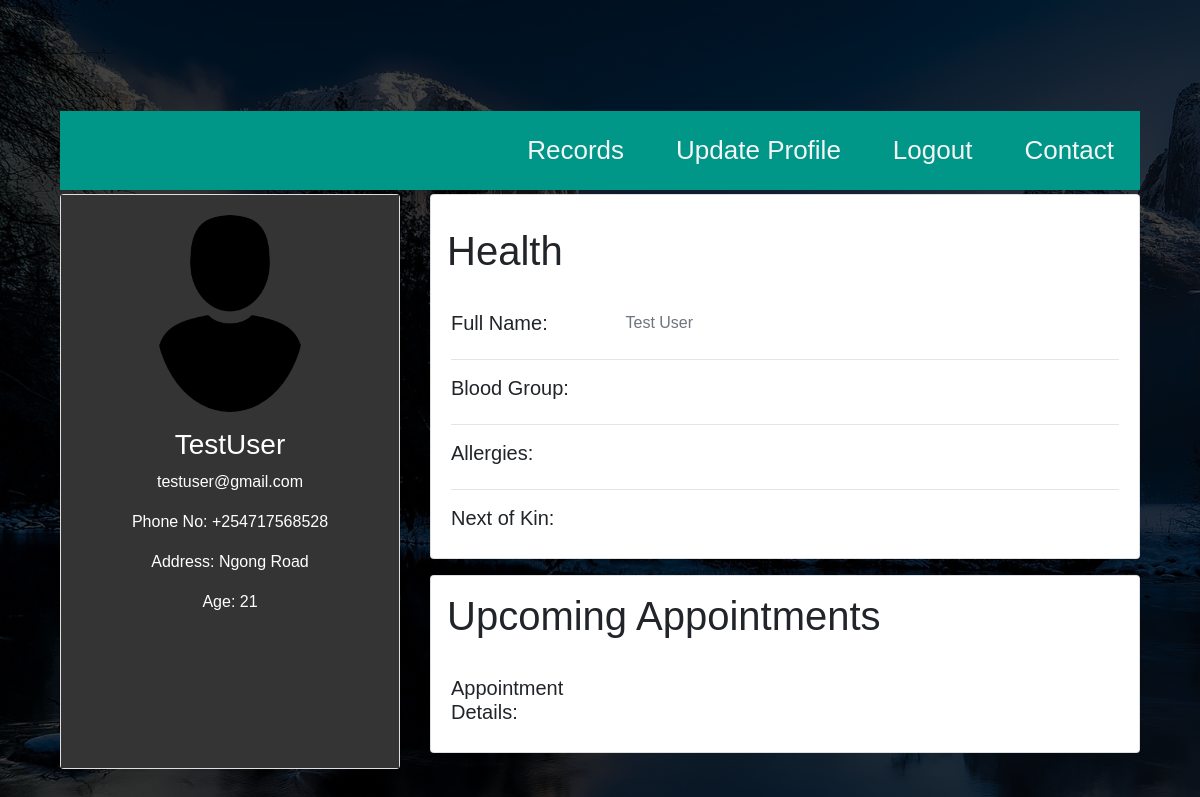
Page /Users/userDetails/3/ (signed in) on the committed database.
### Users/models.py (models this page shows, shortened)
class CustomUser(AbstractUser):
    first_name = models.CharField(max_length=150)
    last_name = models.CharField(max_length=150)
    email = models.EmailField(null=False)
    Phone_Number = models.CharField(max_length=14, null=True)
    Physical_Address = models.TextField(null=True)
    Date_Of_Birth = models.DateField(auto_now=False, null=True)
    Age = models.CharField(max_length=3, null=True)
    Male = 'M'
    Female = 'F'
    SEX_CHOICES = [(Male, 'M'), (Female, 'F')]
    Sex = models.CharField(max_length=30, choices=SEX_CHOICES, null=True)
    is_patient = models.BooleanField('is_patient', default=False)
    is_doctor = models.BooleanField('is_doctor', default=False)
    is_administrator = models.BooleanField('is_administrator', default=False)
    is_hospital = models.BooleanField('is_hospital', default=False)

class Profile(models.Model):
    user = models.OneToOneField(CustomUser, on_delete=models.CASCADE)
    image = models.ImageField(default='d', upload_to='profile_pics')

### Users/views.py (the view)
# urls.py: path('userDetails/<str:pk>/', views.user_details, name='UserDetailsModule'),
def user_details(request, pk):
    patients = Patient.objects.get(user_id=pk)
    appointment = patients.appointment_set.filter(Appointment_Status="Pending")
    context = {'patients': patients, 'appointment': appointment}
    return render(request, 'Users/User_Details.html', context)

### Users/Templates/Users/User_Details.html (shortened to what this page needs)
{% load crispy_forms_filters %}
{% load crispy_forms_tags %}
{% load static %}
<!DOCTYPE html>
<html lang="en">
<head>
    <link rel="stylesheet" type="text/css" href="{% static 'Users/profile.css' %}">
    <link rel="stylesheet" href="https://stackpath.bootstrapcdn.com/bootstrap/4.2.1/css/bootstrap.min.css">
</head>
<body>
    <div class="container">
        <div class="main">
            <div class="topbar">
                <a href="">Contact</a>
                {% if user.is_authenticated %}
                    <a href="{% url 'logout' %}">Logout</a>
                    <a href="{% url 'profile' %}">Update Profile</a>
                    <a href="{% url 'Records-Details' user.id %}">Records</a>
                {% else %}
                    <li><a href="#">Admin Module</a></li>
                    <li><a href="#">Doctor Module</a></li>
                {% endif %}
            </div>
            <div class="row">
                <div class="col-md-4 mt-1">
                    <div class="card text-center sidebar">
                        <div class="card-body" style="background-color: #343434;">
                            <img alt="User's Profile Pic" src="{{ user.profile.image.url}}" class="rounded-circle" width="150px;">
                            <div class="mt-3">
                                <h3>{{ user.username }}</h3>
                                <p>{{ user.email }}</p>
                                <p>Phone No: {{ user.Phone_Number }}</p>
                                <p>Address: {{ user.Physical_Address }}</p>
                                <p>Age: {{ user.Age }}</p>
                            </div>
                        </div>
                    </div>
                </div>
                <div class="col-md-8 mt-1">
                    <div class="card mb-3 content">
                        <h1 class="m-3 pt-3">Health</h1>
                        <div class="card-body">
                            <div class="row">
                                <div class="col-md-3">
                                    <h5>Full Name:</h5>
                                </div>
                                <div class="col-md-9 text-secondary">
                                    {{ user.first_name }} {{ user.last_name }}
                                </div>
                            </div>
                                <hr>
                            <div class="row">
                                <div class="col-md-3">
                                    <h5>Blood Group:</h5>
                                </div>
                                <div class="col-md-9 text-secondary">
                                </div>
                            </div>
                            <hr>
                            <div class="row">
                                <div class="col-md-3">
                                    <h5>Allergies:</h5>
                                </div>
                                <div class="col-md-9 text-secondary">
                                </div>
                            </div>
                            <hr>
                            <div class="row">
                                <div class="col-md-3">
                                    <h5>Next of Kin:</h5>
                                </div>
                                <div class="col-md-9 text-secondary">
                                </div>
                            </div>
                        </div>
                    </div>
                    <div class="card mb-3 content">
                        <h1 class="m-3">Upcoming Appointments</h1>
                        <div class="card-body">
                            <div class="row">
                                <div class="col-md-3">
                                    <h5>Appointment Details:</h5>
                                </div>
                                <div class="col-md-9 text-secondary">
                                </div>
                            </div>
                        </div>
                    </div>
                </div>
            </div>
        </div>
    </div>
</body>
</html>

### Users/static/Users/profile.css (style rules this page uses)
body { margin-top: 20px; background-color: lightgray; height: 110vh; background-image: linear-gradient(rgba(0,0,0,0.75),rgba(0,0,0,0.75)), url("../images/lake.jpg"); background-size: cover; display: flex; align-items: center; justify-content: center; }
.main { padding: 15px; font-family: Arial, Helvetica, sans-serif; }
.topbar { background-color: #009688; overflow: hidden; }
.topbar a { float: right; color: whitesmoke; text-align: center; padding: 20px 26px; text-decoration: none; font-size: 26px; }
.sidebar { background-color: #333; color: white; height:100%; }
.card { position: relative; display: flex; flex-direction: column; }
.content { background-color: whitesmoke; }

### rows in the picture
CustomUser: profile.image (placeholder picture), username "TestUser", email "testuser@gmail.com", Phone_Number "+254717568528", Physical_Address "Ngong Road", Age "21", first_name "Test", last_name "User"
